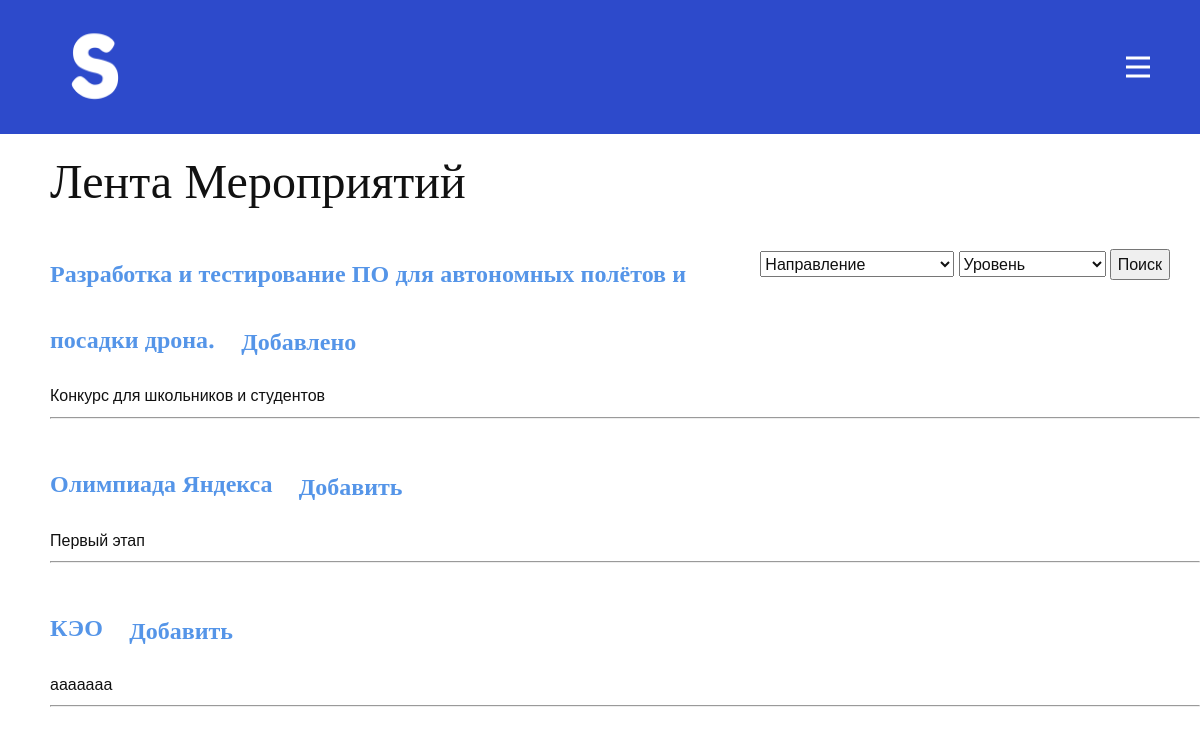
Screenshot of /events (signed in) with the database file from the repository.
### data/mod/posts.py (models this page shows, shortened)
class Post(SqlAlchemyBase, UserMixin):
    __tablename__ = 'events'
    id = sqlalchemy.Column(sqlalchemy.Integer, primary_key=True, autoincrement=True)
    name = sqlalchemy.Column(sqlalchemy.String, nullable=True)
    description = sqlalchemy.Column(sqlalchemy.String, nullable=True)
    link = sqlalchemy.Column(sqlalchemy.String, unique=True, nullable=True)
    date = sqlalchemy.Column(sqlalchemy.String, nullable=True)
    month = sqlalchemy.Column(sqlalchemy.String, nullable=True)
    year = sqlalchemy.Column(sqlalchemy.String, nullable=True)
    public = sqlalchemy.Column(sqlalchemy.Integer, nullable=True)
    direc = sqlalchemy.Column(sqlalchemy.String, nullable=True)
    level = sqlalchemy.Column(sqlalchemy.String, nullable=True)
    '''
    def set_password(self, password):
        self.password = generate_password_hash(password)

    def check_password(self, password):
        return check_password_hash(self.password, password)
    '''

### main.py (the view)
@app.route('/events', methods=['GET', 'POST'])
def events():
    if request.method == "POST":
        d = request.form['direction']
        level = request.form['level']
        try:
            user_id = session.get('id')
        except Exception as e:
            return redirect('/login')
        db_sess = db_session.create_session()
        a = list(db_sess.query(Post).all())
        b = []
        if db_sess.query(UE).filter(UE.user_id == user_id).first():
            already_added = db_sess.query(UE).filter(UE.user_id == user_id).first().events.split(',')
            for i in a:
                if i.name in already_added and i.public and (i.direc == d or d == '0') \
                        and (i.level == level or level == '0'):
                    b.append([i, True])
                elif i.public and (i.direc == d or d == '0') and (i.level == level or level == '0'):
                    b.append([i, False])
        else:
            for i in a:
                if i.public and (i.direc == d or d == '0') and (i.level == level or level == '0'):
                    b.append([i, False])
        date = str(datetime.now()).split()
        return render_template('Мероприятия.html', owner=False, posts=b, m=int(date[0].split('-')[1]))
    else:
        try:
            user_id = session.get('id')
        except Exception as e:
            return redirect('/login')
        db_sess = db_session.create_session()
        a = list(db_sess.query(Post).all())
        b = []
        if db_sess.query(UE).filter(UE.user_id == user_id).first():
            already_added = db_sess.query(UE).filter(UE.user_id == user_id).first().events.split(',')
            for i in a:
                if i.name in already_added and i.public:
                    b.append([i, True])
                elif i.public:
                    b.append([i, False])
        else:
            for i in a:
                if i.public:
                    b.append([i, False])
        date = str(datetime.now()).split()
        return render_template('Мероприятия.html', owner=False, posts=b, m=int(date[0].split('-')[1]))

### data/mod/db_session.py (called while the page is built)
def create_session() -> Session:
    global __factory
    return __factory()

### main.py (called while the page is built)
@login_manager.user_loader
def load_user(user_id):
    db_sess = db_session.create_session()
    return db_sess.query(User).get(user_id)

### templates/Мероприятия.html (shortened to what this page needs)
{% extends 'base.html' %}
{% block content %}
<div class="nameblog">
    {% if owner %}
        <h1><font size="10" face="Open Sans"> Ваши Мероприятия </font></h1>
    {% else %}
        <h1><font size="10" face="Open Sans"> Лента Мероприятий </font></h1>
    {% endif %}
<form action="/events" method="POST">
    <div class="dir">
     <select name="direction">
              <option value="0"> Направление </option>
     </select>
     <select name="level">
              <option value="0"> Уровень </option>
     </select>
        <button type="submit"> Поиск </button>
</div></form>
    {% for post in posts %}
</div>
<div class="blog">
        <a href="/event/{{post[0].id}}">
            <h2><font size="5" face="Open Sans">{{ post[0].name }}
                {% if post[1] and not(owner) %}
                <ul class="u-align-center u-nav u-popupmenu-items u-unstyled u-nav-2"><li class="u-nav-item"><a class="u-button-style u-nav-link" href="/delevent/{{post[0].id}}" style="padding: 10px 20px;">Добавлено</a>
            </li></ul>
                {% elif not(owner) %}
                <ul class="u-align-center u-nav u-popupmenu-items u-unstyled u-nav-2"><li class="u-nav-item"><a class="u-button-style u-nav-link" href="/addevent/{{post[0].id}}" style="padding: 10px 20px;">Добавить</a>
            </li></ul>
                {% else %}
                <ul class="u-align-center u-nav u-popupmenu-items u-unstyled u-nav-2"><li class="u-nav-item"><a class="u-button-style u-nav-link" href="/delmyevent/{{post[0].id}}" style="padding: 10px 20px;">Удалить</a>
            </li></ul>
                {% endif %}
            </font></h2>
        </a>
        <span class="badge badge-primary">{{ post[0].description }}</span>
        <hr>
    </div>
    {% endfor %}
{% endblock %}

### static/base.css (style rules this page uses)
* { box-sizing: border-box; }
form { width: auto; float: right; margin-right: 30px; }

### templates/Мероприятия.html (style rules this page uses)
.nameblog { margin-left: 50px; }
.dir { margin-left: 50px; margin-top: 20px; }
.blog { margin-left: 50px; padding: 20; }

### rows the page displays
Post: name "Разработка и тестирование ПО для автономных полётов и посадки дрона.", description "Конкурс для школьников и студентов"
Post: name "Олимпиада Яндекса", description "Первый этап"
Post: name "КЭО", description "ааааааа"
